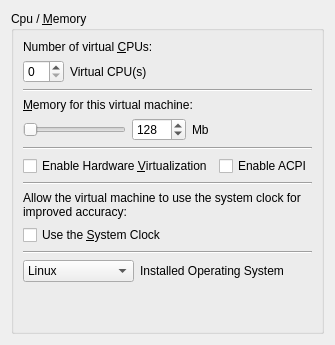
           <widget class="QWidget" name="cpuPage">
            <property name="helpFile" stdset="0">
             <string>cpu-memory.html</string>
            </property>
            <layout class="QVBoxLayout" name="verticalLayout_9">
             <item>
              <widget class="QGroupBox" name="cpuBox">
               <property name="toolTip">
                <string/>
               </property>
               <property name="title">
                <string>Cpu / &amp;Memory</string>
               </property>
               <layout class="QVBoxLayout" name="verticalLayout_3">
                <item>
                 <widget class="QLabel" name="label_3">
                  <property name="text">
                   <string>Number of virtual &amp;CPUs:</string>
                  </property>
                  <property name="buddy">
                   <cstring>cpuSpinBox</cstring>
                  </property>
                 </widget>
                </item>
                <item>
                 <layout class="QFormLayout" name="formLayout_5">
                  <property name="fieldGrowthPolicy">
                   <enum>QFormLayout::AllNonFixedFieldsGrow</enum>
                  </property>
                  <item row="0" column="0">
                   <widget class="QSpinBox" name="cpuSpinBox">
                    <property name="toolTip">
                     <string>Change the number of virtual CPUs your machine has</string>
                    </property>
                   </widget>
                  </item>
                  <item row="0" column="1">
                   <widget class="QLabel" name="label">
                    <property name="toolTip">
                     <string>Change the number of virtual CPUs your machine has</string>
                    </property>
                    <property name="text">
                     <string>Virtual CPU(s)</string>
                    </property>
                    <property name="buddy">
                     <cstring>cpuSpinBox</cstring>
                    </property>
                   </widget>
                  </item>
                 </layout>
                </item>
                <item>
                 <widget class="Line" name="line">
                  <property name="orientation">
                   <enum>Qt::Horizontal</enum>
                  </property>
                 </widget>
                </item>
                <item>
                 <widget class="QLabel" name="label_2">
                  <property name="text">
                   <string>&amp;Memory for this virtual machine:</string>
                  </property>
                  <property name="buddy">
                   <cstring>memorySpinBox</cstring>
                  </property>
                 </widget>
                </item>
                <item>
                 <layout class="QHBoxLayout" name="horizontalLayout_3">
                  <item>
                   <widget class="QSlider" name="memorySlider">
                    <property name="toolTip">
                     <string>&lt;!DOCTYPE HTML PUBLIC &quot;-//W3C//DTD HTML 4.0//EN&quot; &quot;http://www.w3.org/TR/REC-html40/strict.dtd&quot;&gt;
&lt;html&gt;&lt;head&gt;&lt;meta name=&quot;qrichtext&quot; content=&quot;1&quot; /&gt;&lt;style type=&quot;text/css&quot;&gt;
p, li { white-space: pre-wrap; }
&lt;/style&gt;&lt;/head&gt;&lt;body style=&quot; font-size:10pt; font-weight:400; font-style:normal;&quot;&gt;
&lt;p style=&quot; margin-top:0px; margin-bottom:0px; margin-left:0px; margin-right:0px; -qt-block-indent:0; text-indent:0px;&quot;&gt;Change the amount of virtual memory your machine has.&lt;/p&gt;
&lt;p style=&quot; margin-top:0px; margin-bottom:0px; margin-left:0px; margin-right:0px; -qt-block-indent:0; text-indent:0px; font-weight:600;&quot;&gt;WARNING: &lt;span style=&quot; font-weight:400;&quot;&gt;Do not exceed your physical memory limitations - both your virtual and your physical machines must have enough memory to run!&lt;/span&gt;&lt;/p&gt;&lt;/body&gt;&lt;/html&gt;</string>
                    </property>
                    <property name="maximum">
                     <number>1024</number>
                    </property>
                    <property name="singleStep">
                     <number>1</number>
                    </property>
                    <property name="pageStep">
                     <number>128</number>
                    </property>
                    <property name="orientation">
                     <enum>Qt::Horizontal</enum>
                    </property>
                    <property name="tickPosition">
                     <enum>QSlider::NoTicks</enum>
                    </property>
                    <property name="tickInterval">
                     <number>128</number>
                    </property>
                   </widget>
                  </item>
                  <item>
                   <widget class="QSpinBox" name="memorySpinBox">
                    <property name="toolTip">
                     <string>&lt;!DOCTYPE HTML PUBLIC &quot;-//W3C//DTD HTML 4.0//EN&quot; &quot;http://www.w3.org/TR/REC-html40/strict.dtd&quot;&gt;
&lt;html&gt;&lt;head&gt;&lt;meta name=&quot;qrichtext&quot; content=&quot;1&quot; /&gt;&lt;style type=&quot;text/css&quot;&gt;
p, li { white-space: pre-wrap; }
&lt;/style&gt;&lt;/head&gt;&lt;body style=&quot; font-size:10pt; font-weight:400; font-style:normal;&quot;&gt;
&lt;p style=&quot; margin-top:0px; margin-bottom:0px; margin-left:0px; margin-right:0px; -qt-block-indent:0; text-indent:0px;&quot;&gt;Change the amount of virtual memory your machine has.&lt;/p&gt;
&lt;p style=&quot; margin-top:0px; margin-bottom:0px; margin-left:0px; margin-right:0px; -qt-block-indent:0; text-indent:0px; font-weight:600;&quot;&gt;WARNING: &lt;span style=&quot; font-weight:400;&quot;&gt;Do not exceed your physical memory limitations - both your virtual and your physical machines must have enough memory to run!&lt;/span&gt;&lt;/p&gt;&lt;/body&gt;&lt;/html&gt;</string>
                    </property>
                    <property name="minimum">
                     <number>0</number>
                    </property>
                    <property name="maximum">
                     <number>4096</number>
                    </property>
                    <property name="singleStep">
                     <number>1</number>
                    </property>
                    <property name="value">
                     <number>128</number>
                    </property>
                   </widget>
                  </item>
                  <item>
                   <widget class="QLabel" name="label_17">
                    <property name="toolTip">
                     <string>&lt;!DOCTYPE HTML PUBLIC &quot;-//W3C//DTD HTML 4.0//EN&quot; &quot;http://www.w3.org/TR/REC-html40/strict.dtd&quot;&gt;
&lt;html&gt;&lt;head&gt;&lt;meta name=&quot;qrichtext&quot; content=&quot;1&quot; /&gt;&lt;style type=&quot;text/css&quot;&gt;
p, li { white-space: pre-wrap; }
&lt;/style&gt;&lt;/head&gt;&lt;body style=&quot; font-size:10pt; font-weight:400; font-style:normal;&quot;&gt;
&lt;p style=&quot; margin-top:0px; margin-bottom:0px; margin-left:0px; margin-right:0px; -qt-block-indent:0; text-indent:0px;&quot;&gt;Change the amount of virtual memory your machine has.&lt;/p&gt;
&lt;p style=&quot; margin-top:0px; margin-bottom:0px; margin-left:0px; margin-right:0px; -qt-block-indent:0; text-indent:0px; font-weight:600;&quot;&gt;WARNING: &lt;span style=&quot; font-weight:400;&quot;&gt;Do not exceed your physical memory limitations - both your virtual and your physical machines must have enough memory to run!&lt;/span&gt;&lt;/p&gt;&lt;/body&gt;&lt;/html&gt;</string>
                    </property>
                    <property name="text">
                     <string>Mb</string>
                    </property>
                   </widget>
                  </item>
                  <item>
                   <spacer name="horizontalSpacer_2">
                    <property name="orientation">
                     <enum>Qt::Horizontal</enum>
                    </property>
                    <property name="sizeHint" stdset="0">
                     <size>
                      <width>40</width>
                      <height>20</height>
                     </size>
                    </property>
                   </spacer>
                  </item>
                 </layout>
                </item>
                <item>
                 <widget class="Line" name="line_2">
                  <property name="orientation">
                   <enum>Qt::Horizontal</enum>
                  </property>
                 </widget>
                </item>
                <item>
                 <layout class="QHBoxLayout" name="horizontalLayout_25">
                  <item>
                   <widget class="QCheckBox" name="virtCheckBox">
                    <property name="toolTip">
                     <string>Hardware virtualization will allow your machine to run at near-hardware speeds. This uses either KVM or KQEMU if available.</string>
                    </property>
                    <property name="text">
                     <string>Enable Hardware &amp;Virtualization</string>
                    </property>
                   </widget>
                  </item>
                  <item>
                   <widget class="QCheckBox" name="acpiCheck">
                    <property name="toolTip">
                     <string>ACPI support allows QtEmu to tell the machine to shut down gracefully, among other things. It is reccommended.</string>
                    </property>
                    <property name="text">
                     <string>Enable ACPI</string>
                    </property>
                   </widget>
                  </item>
                 </layout>
                </item>
                <item>
                 <widget class="Line" name="line_8">
                  <property name="orientation">
                   <enum>Qt::Horizontal</enum>
                  </property>
                 </widget>
                </item>
                <item>
                 <widget class="QLabel" name="label_14">
                  <property name="toolTip">
                   <string/>
                  </property>
                  <property name="text">
                   <string>Allow the virtual machine to use the system clock for improved accuracy:</string>
                  </property>
                  <property name="wordWrap">
                   <bool>true</bool>
                  </property>
                 </widget>
                </item>
                <item>
                 <widget class="QCheckBox" name="timeCheck">
                  <property name="toolTip">
                   <string>This uses the host Real Time Clock for timing events, and should speed up accelerated drivers performance.</string>
                  </property>
                  <property name="text">
                   <string>Use the &amp;System Clock</string>
                  </property>
                 </widget>
                </item>
                <item>
                 <widget class="Line" name="line_10">
                  <property name="orientation">
                   <enum>Qt::Horizontal</enum>
                  </property>
                 </widget>
                </item>
                <item>
                 <layout class="QFormLayout" name="formLayout">
                  <property name="fieldGrowthPolicy">
                   <enum>QFormLayout::AllNonFixedFieldsGrow</enum>
                  </property>
                  <item row="0" column="0">
                   <widget class="QComboBox" name="osCheck">
                    <property name="enabled">
                     <bool>true</bool>
                    </property>
                    <property name="toolTip">
                     <string>Change the guest operating system QtEmu tries to interoperate with. This option does not yet have any effect.</string>
                    </property>
                    <item>
                     <property name="text">
                      <string>Linux</string>
                     </property>
                    </item>
                    <item>
                     <property name="text">
                      <string>Windows 98</string>
                     </property>
                    </item>
                    <item>
                     <property name="text">
                      <string>Windows 2000</string>
                     </property>
                    </item>
                    <item>
                     <property name="text">
                      <string>Windows XP</string>
                     </property>
                    </item>
                    <item>
                     <property name="text">
                      <string>Windows Vista</string>
                     </property>
                    </item>
                    <item>
                     <property name="text">
                      <string>ReactOS</string>
                     </property>
                    </item>
                    <item>
                     <property name="text">
                      <string>BSD</string>
                     </property>
                    </item>
                    <item>
                     <property name="text">
                      <string>Other</string>
                     </property>
                    </item>
                   </widget>
                  </item>
                  <item row="0" column="1">
                   <widget class="QLabel" name="label_15">
                    <property name="enabled">
                     <bool>true</bool>
                    </property>
                    <property name="text">
                     <string>Installed Operating System</string>
                    </property>
                    <property name="buddy">
                     <cstring>osCheck</cstring>
                    </property>
                   </widget>
                  </item>
                 </layout>
                </item>
                <item>
                 <spacer name="verticalSpacer_3">
                  <property name="orientation">
                   <enum>Qt::Vertical</enum>
                  </property>
                  <property name="sizeHint" stdset="0">
                   <size>
                    <width>20</width>
                    <height>40</height>
                   </size>
                  </property>
                 </spacer>
                </item>
               </layout>
              </widget>
             </item>
            </layout>
           </widget>
